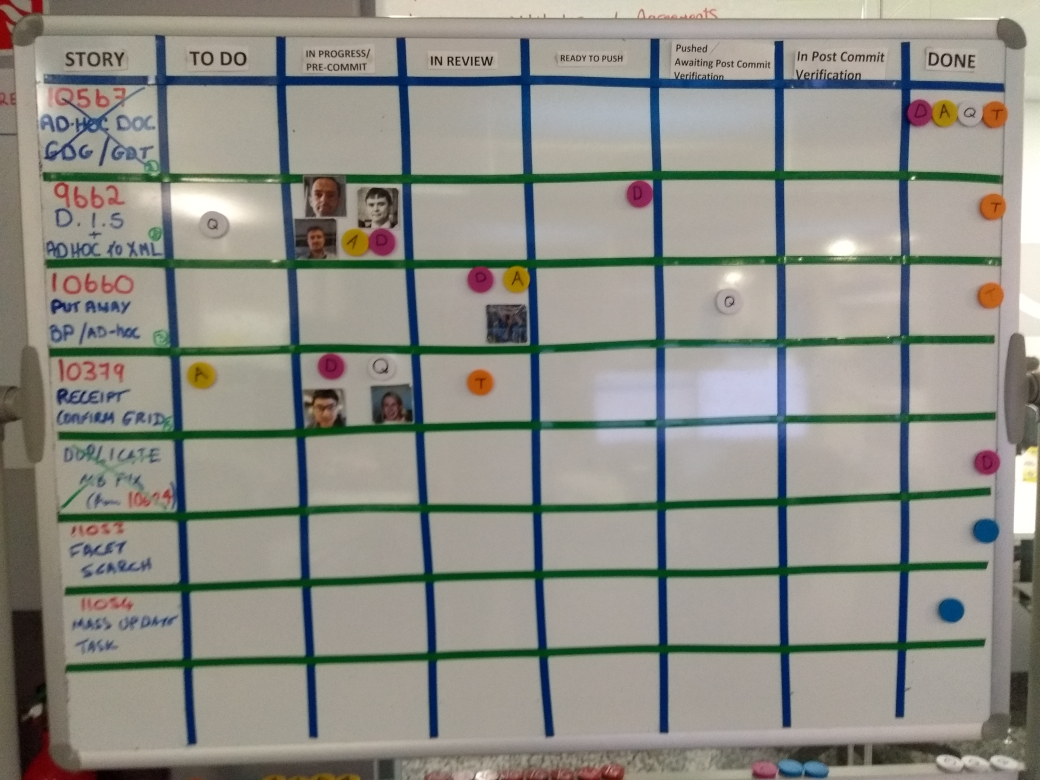
#> input picture a2.jpg, 4160 x 3120 px (shown at 1/4 size)
$ python -i HandleImage.py   (imports and definitions only)
#> lines starting #> are read from the running program, lines starting #| are printed output that depends on the picture; after the words box and inside, x2 and y2 are one past the last pixel; in counts of white or black regions, pixels touching at a corner belong together
#> further down, picture is the input picture: shape (3120, 4160, 3); mean B, G, R 134.2, 142.1, 142.4
import argparse
import imutils
import cv2
import sys
import numpy as np
from FindMagnets import CompareImg

class HandleImage:

	@staticmethod
	def PrepareSourceImage(img):
		#Resize
		#resized = imutils.resize(img, width=1024)
		#ratio = img.shape[0] / float(resized.shape[0])
		#Grey and Blur
		gray = cv2.cvtColor(img, cv2.COLOR_BGR2GRAY)
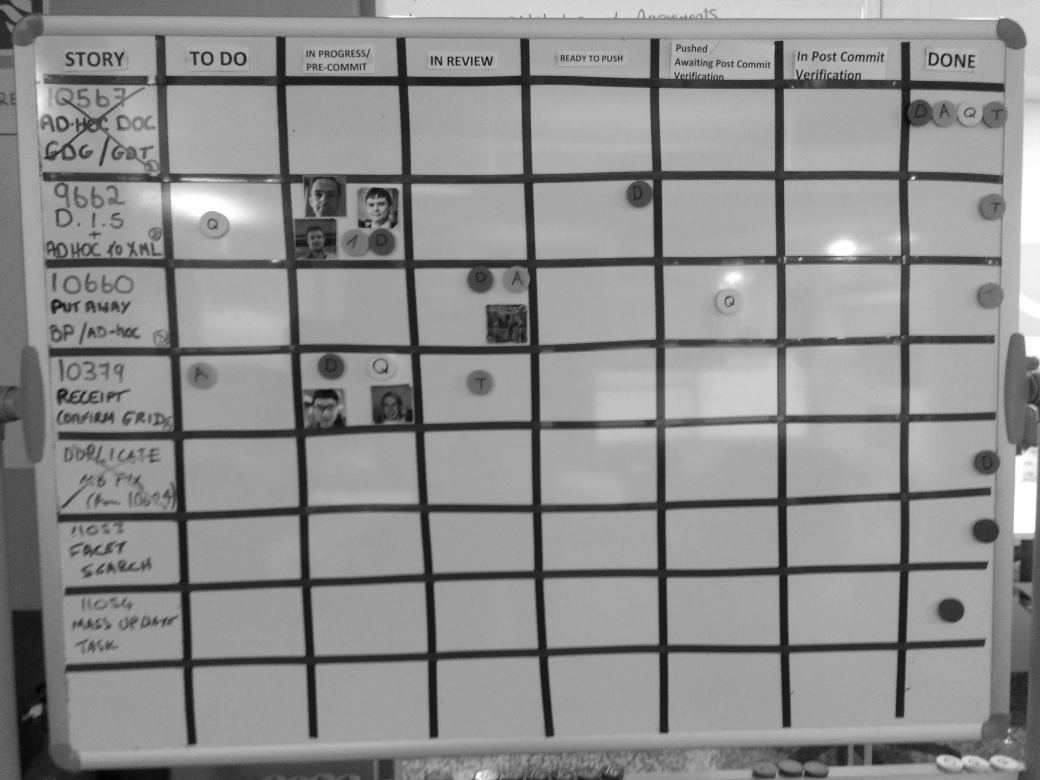
#> gray: shape (3120, 4160) (shown at 1/4 size); min 0, max 255, mean 141.3
		blurred = cv2.GaussianBlur(gray, (5, 5), 0)
		#Thresh
		thresh = cv2.adaptiveThreshold(blurred,255,cv2.ADAPTIVE_THRESH_GAUSSIAN_C, cv2.THRESH_BINARY,11,2)
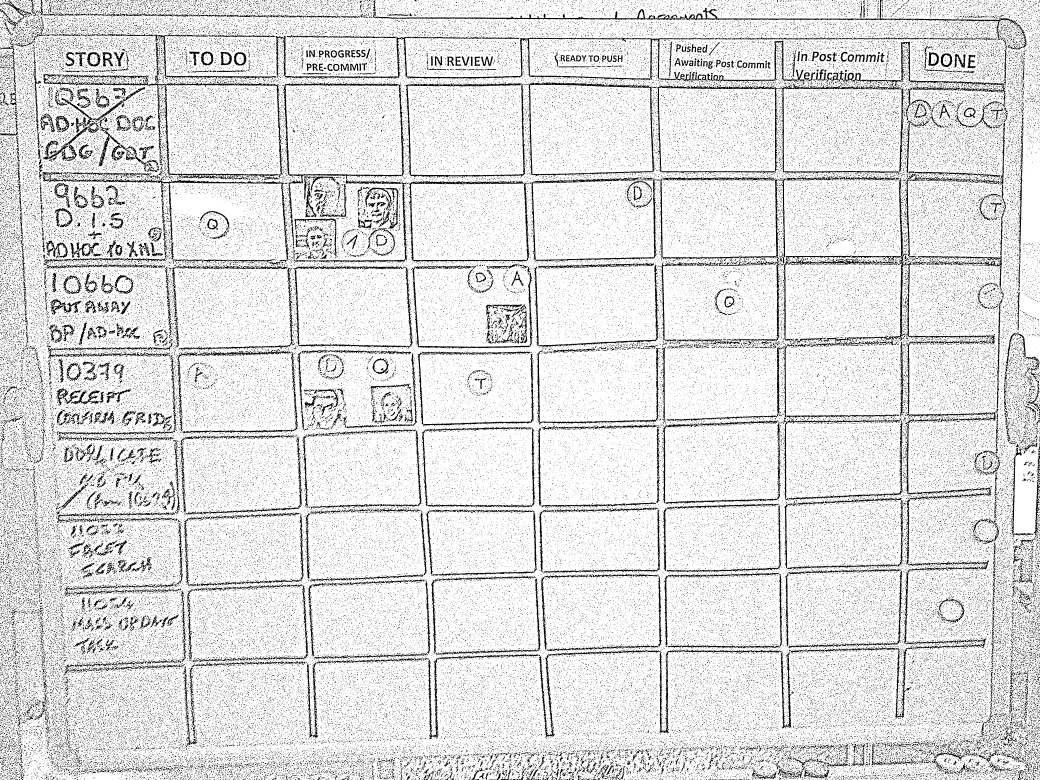
#> thresh: shape (3120, 4160) (shown at 1/4 size); 87.4% white; 168180 black regions (163172 under 20 px), largest, box (x1, y1, x2, y2) and area: (985, 139, 2858, 323) 22054, (1635, 710, 2626, 1050) 17765, (1492, 0, 4065, 135) 15781
		#cv2.imshow("PrepareSourceImage", thresh)
		return thresh


	@staticmethod
	def GetMagnets(img, crop):
		compareImg = CompareImg()
		magnets = compareImg.findAllMagnets(img, crop)
		return magnets


	@staticmethod
	def GetMostSmallerAndMostBiggerDots(magnets):
		return [min(magnets), max(magnets)]

	@staticmethod
	def CutTheBoard(img, magnets):
		board_w = magnets[1][0] - magnets[0][0]
		board_h = magnets[1][1] - magnets[0][1]
		board_x = magnets[0][0]
		board_y = magnets[0][1]
		crop_img = img[board_y:(board_y + board_h), board_x:(board_x + board_w)]
		# Crop from x, y, w, h -> 100, 200, 300, 400
		# NOTE: its img[y: y + h, x: x + w] and *not* img[x: x + w, y: y + h]
		#cv2.imshow("cropped", crop_img)
		#cv2.waitKey(0)

		return crop_img

	"""
	Parms:
		magGrpA = the saved set of magnets
		magGrpB = the new set of magnets
		th = the allowed treshold. This is the x,y position of the magnet + the amount of pixels outside of this position

	Compares two sets of x,y coordinates (one from a saved image and the other from a current image) representing the location of the magnets on the board.
	If any of the x,y coordinates lie outside the given treshold, then the change is significant enough to return true (i.e change is detected)
	If no change detected return False
	"""
	@staticmethod
	def hasAnyMagnetLocationChanged(magGrpA, magGrpB, th):
		#If array are not equal i nlength, something has been added or removed from the board
		if not len(magGrpA) == len(magGrpB):
			return True

		#Loop through arrays, compare each X and Y coordinate of the input array. Check if they are within the defined
		#threshold (th). If they are nothing has changed. If any is not, return True to signify something has changed
		for i in range (0, len(magGrpA)-1):
			for j in range (0, 1):

				if not magGrpB[i][j] <= magGrpA[i][j] + th or not magGrpB[i][j] >= magGrpA[i][j] - th:
					return True

		#Return false if no changes detected
		return False

>>> import cv2
>>> picture = cv2.imread('a2.jpg')
>>> result = HandleImage().PrepareSourceImage(picture)
